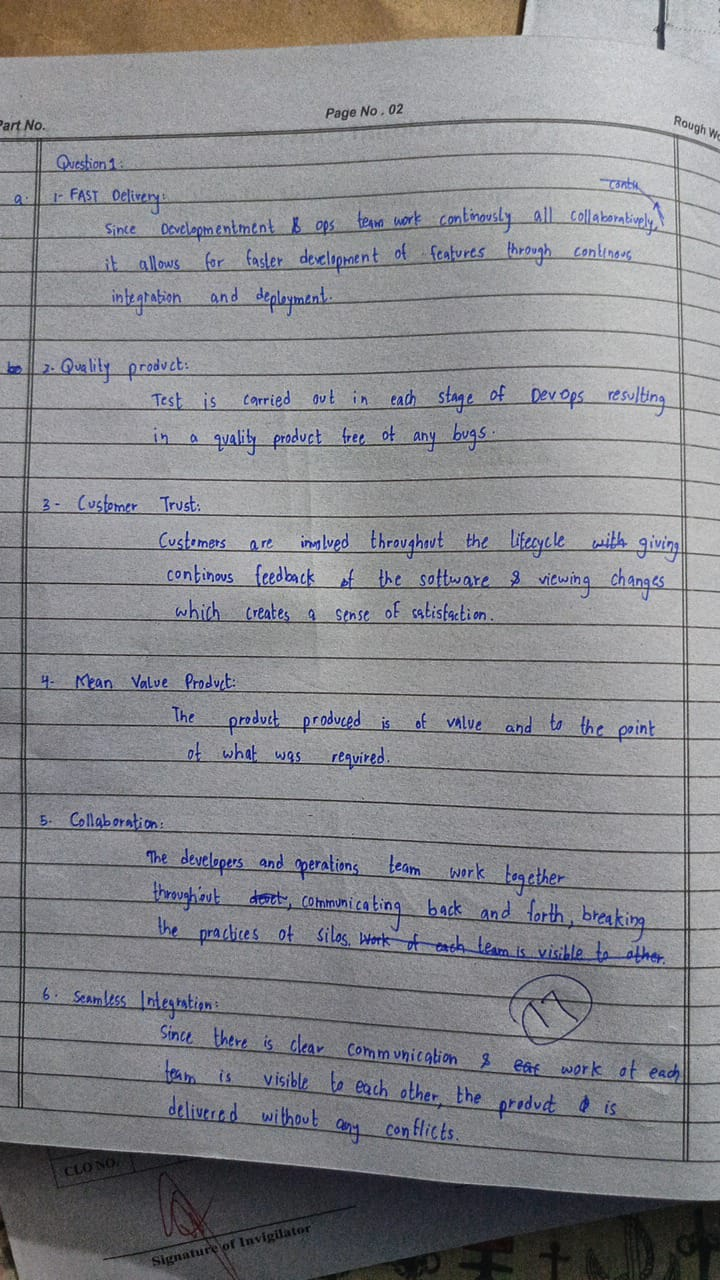
#> input picture mid2/Testq1.jpeg, 720 x 1280 px
$ python m.py
#> lines starting #> are read from the running program, lines starting #| are printed output that depends on the picture; after the words box and inside, x2 and y2 are one past the last pixel; in counts of white or black regions, pixels touching at a corner belong together
import cv2
import pytesseract
from pytesseract import Output


# Function to Preprocess the Image for Handwriting
def preprocess_image_for_handwriting(image_path):
    # Load the image
#> called with image_path = './mid2/Testq1.jpeg'
    image = cv2.imread(image_path)
#> image is the input picture: shape (1280, 720, 3); mean B, G, R 140, 135.5, 135.5

    # Convert to grayscale
    gray_image = cv2.cvtColor(image, cv2.COLOR_BGR2GRAY)
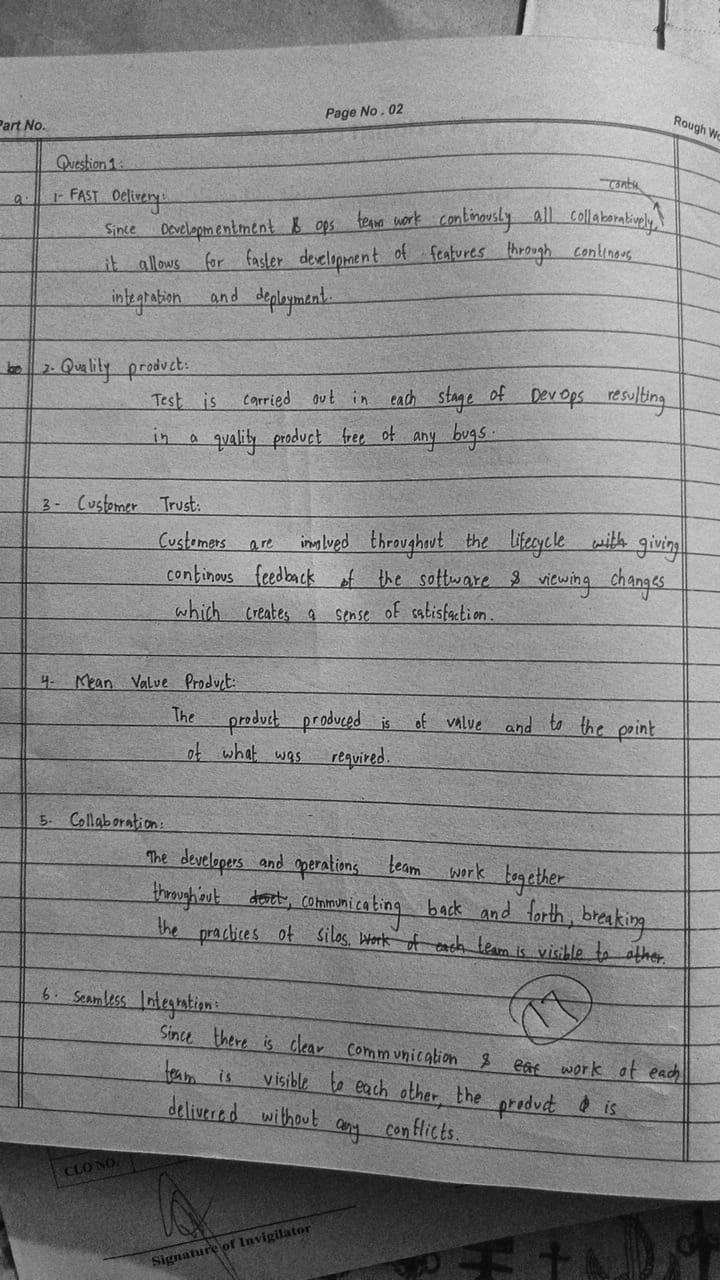
#> gray_image: shape (1280, 720); min 0, max 228, mean 136

    # Denoise the image (helps remove background noise)
    denoised_image = cv2.fastNlMeansDenoising(gray_image, None, 30, 7, 21)
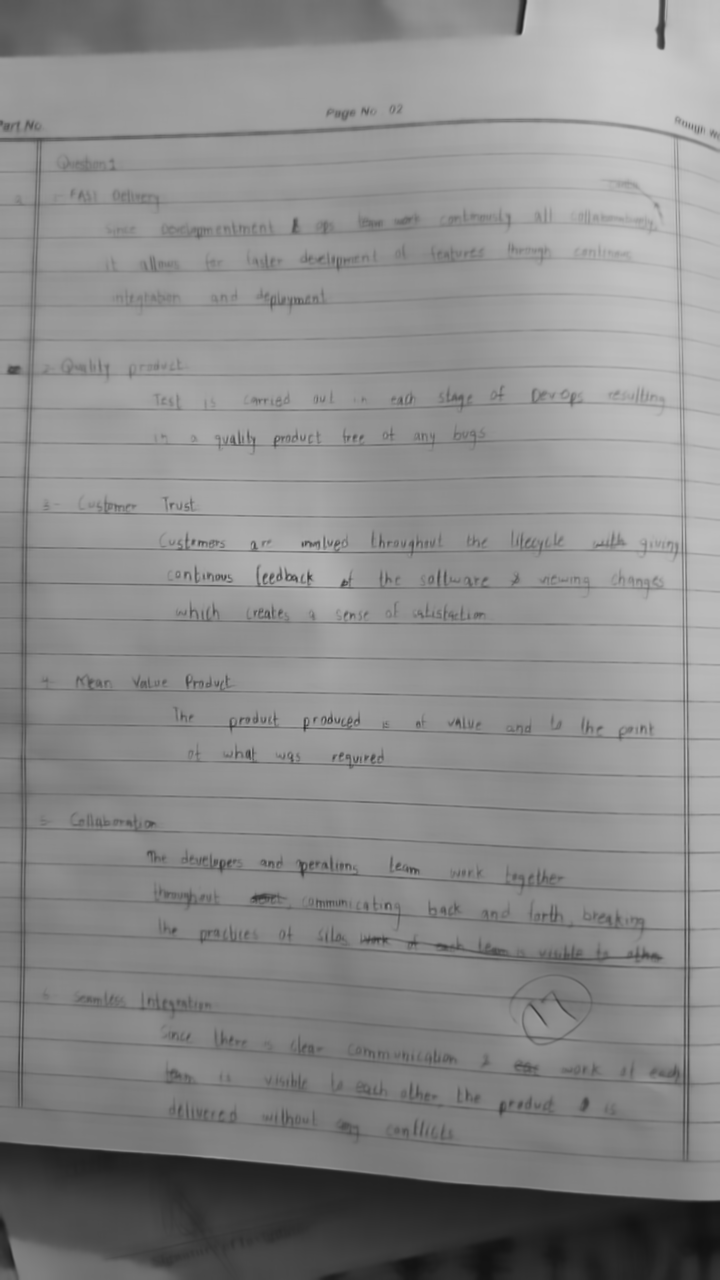
#> denoised_image: shape (1280, 720); min 17, max 203, mean 138.2

    # Adaptive thresholding for better handwriting detection
    processed_image = cv2.adaptiveThreshold(
        denoised_image, 255, cv2.ADAPTIVE_THRESH_GAUSSIAN_C, cv2.THRESH_BINARY, 11, 2
    )
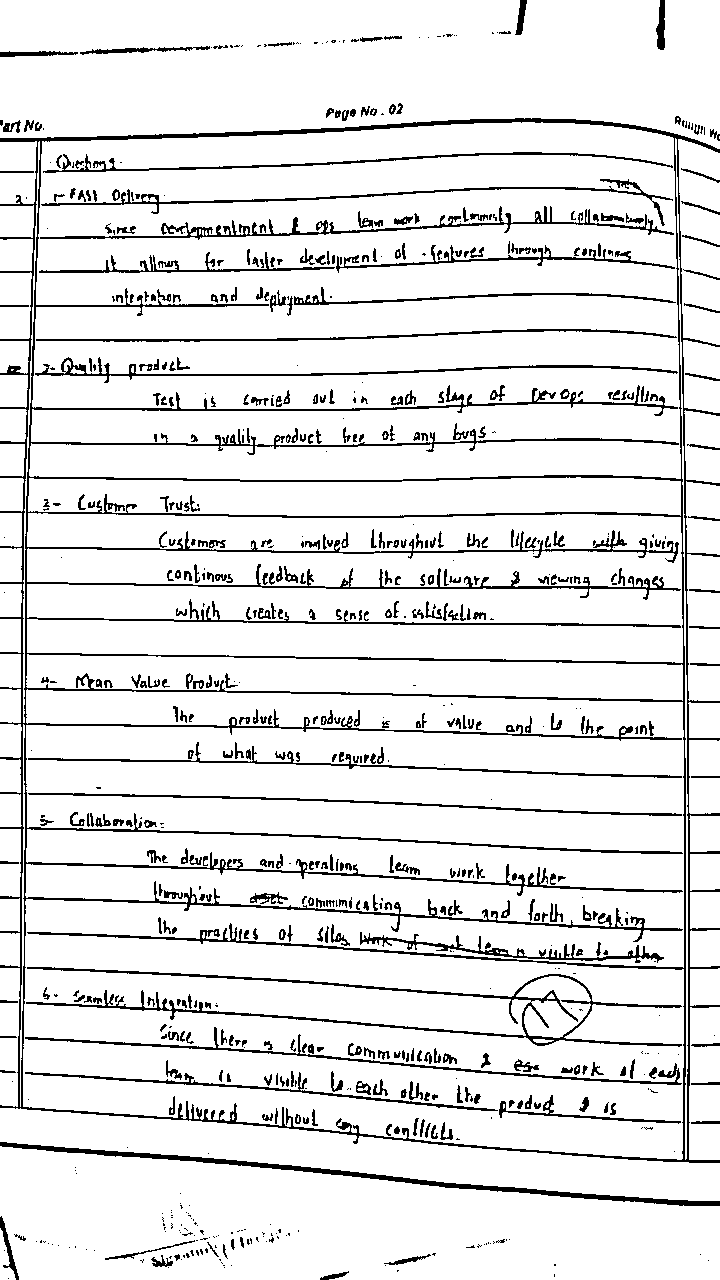
#> processed_image: shape (1280, 720); 90.1% white; black in thin lines or dots

    return processed_image


# Function to Extract Text from Handwriting
def extract_handwritten_text(image_path):
    # Preprocess the image
    processed_image = preprocess_image_for_handwriting(image_path)

    # Perform OCR using Tesseract
#> (the run stopped early here; a loop or call above may not have finished)

$ run again, with mid2/Q1a.jpeg copied over mid2/Testq1.jpeg
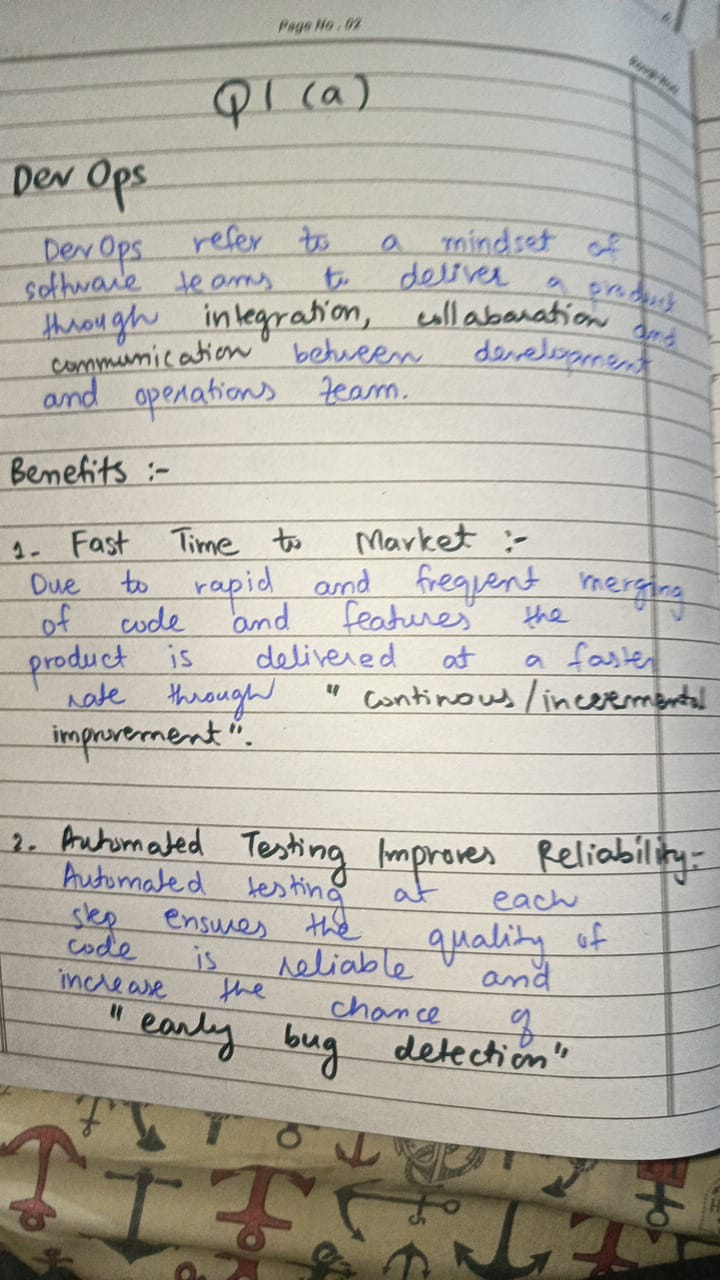
#> input picture mid2/Q1a.jpeg, 720 x 1280 px
#> in preprocess_image_for_handwriting, image is the input picture: shape (1280, 720, 3); mean B, G, R 165.8, 174.8, 178.4
#> in preprocess_image_for_handwriting, `gray_image = cv2.cvtColor(image, cv2.COLOR_BGR2GRAY)`:
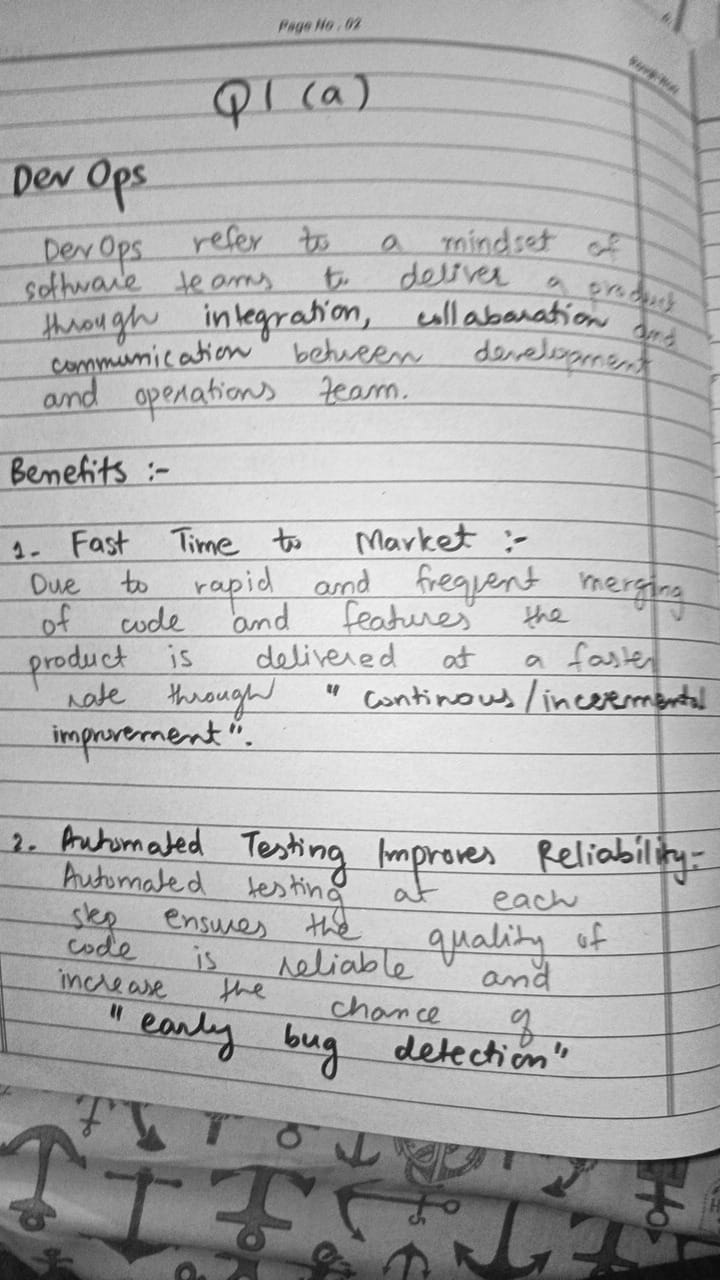
#> gray_image: shape (1280, 720); min 7, max 254, mean 174.8
#> in preprocess_image_for_handwriting, `processed_image = cv2.adaptiveThreshold( denoised_image, 255, cv2.ADAP..`:
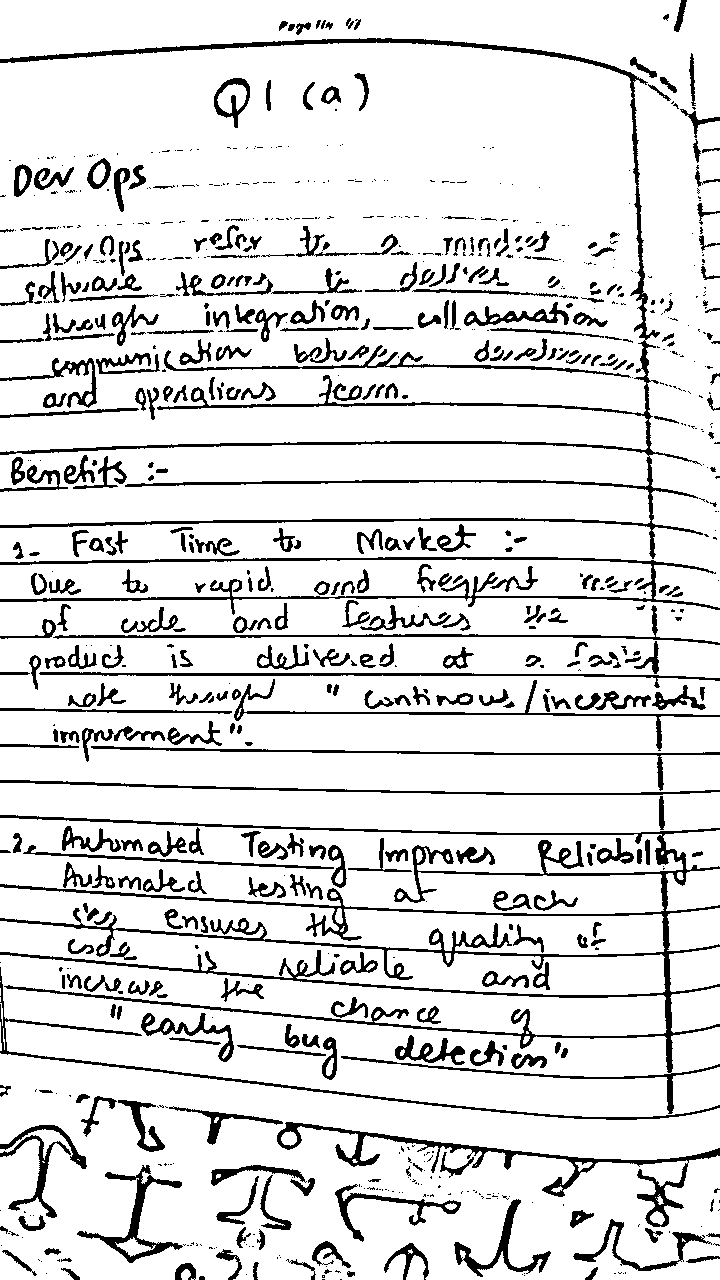
#> processed_image: shape (1280, 720); 87.1% white; 866 black regions (434 under 20 px), largest, box (x1, y1, x2, y2) and area: (0, 815, 720, 1114) 17360, (0, 38, 703, 559) 12122, (0, 557, 720, 615) 4547

$ run again, with mid2/Q1b.jpeg copied over mid2/Testq1.jpeg
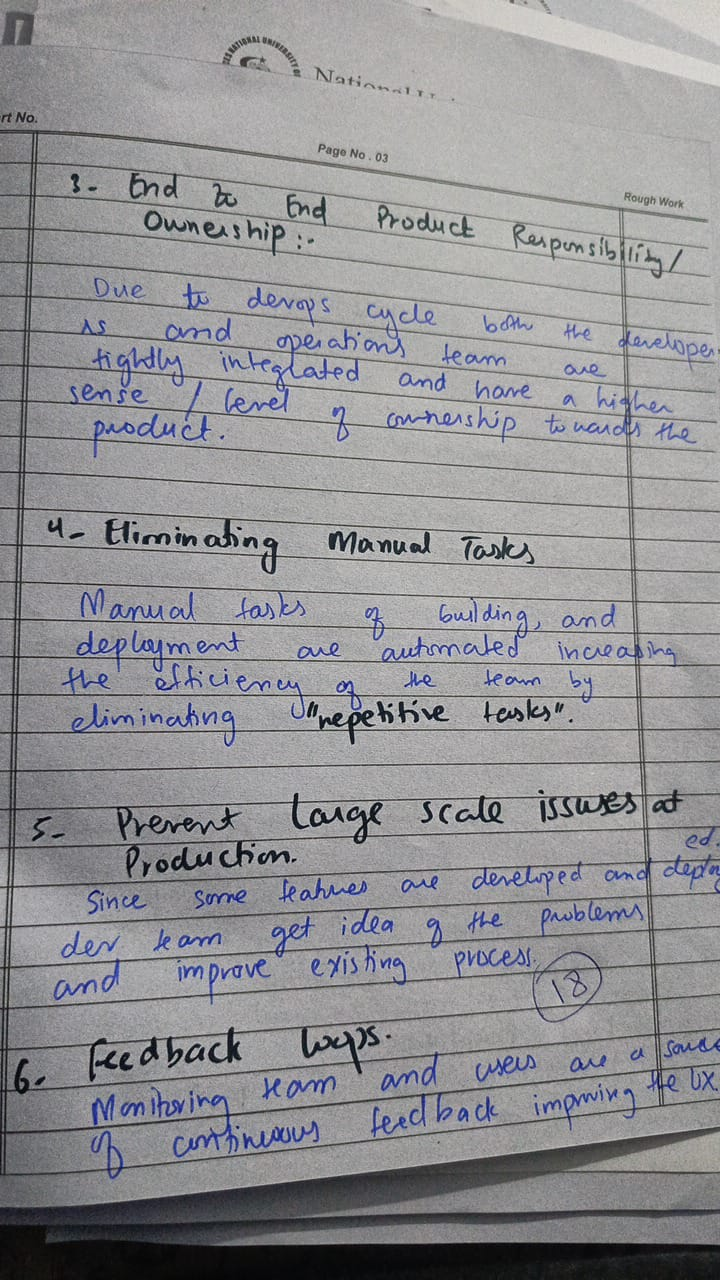
#> input picture mid2/Q1b.jpeg, 720 x 1280 px
#> in preprocess_image_for_handwriting, image is the input picture: shape (1280, 720, 3); mean B, G, R 148.2, 144.9, 145.1
#> in preprocess_image_for_handwriting, `denoised_image = cv2.fastNlMeansDenoising(gray_image, None, 30, 7, 21)`:
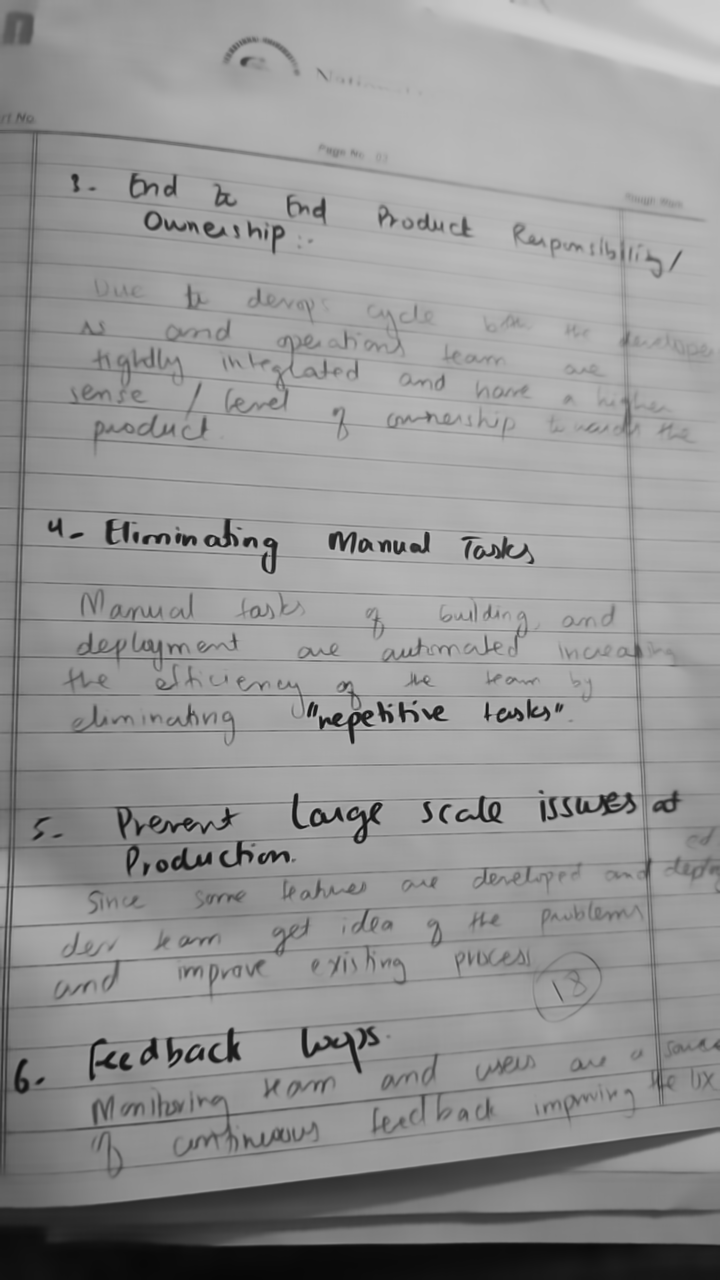
#> denoised_image: shape (1280, 720); min 7, max 211, mean 147.6
#> in preprocess_image_for_handwriting, `processed_image = cv2.adaptiveThreshold( denoised_image, 255, cv2.ADAP..`:
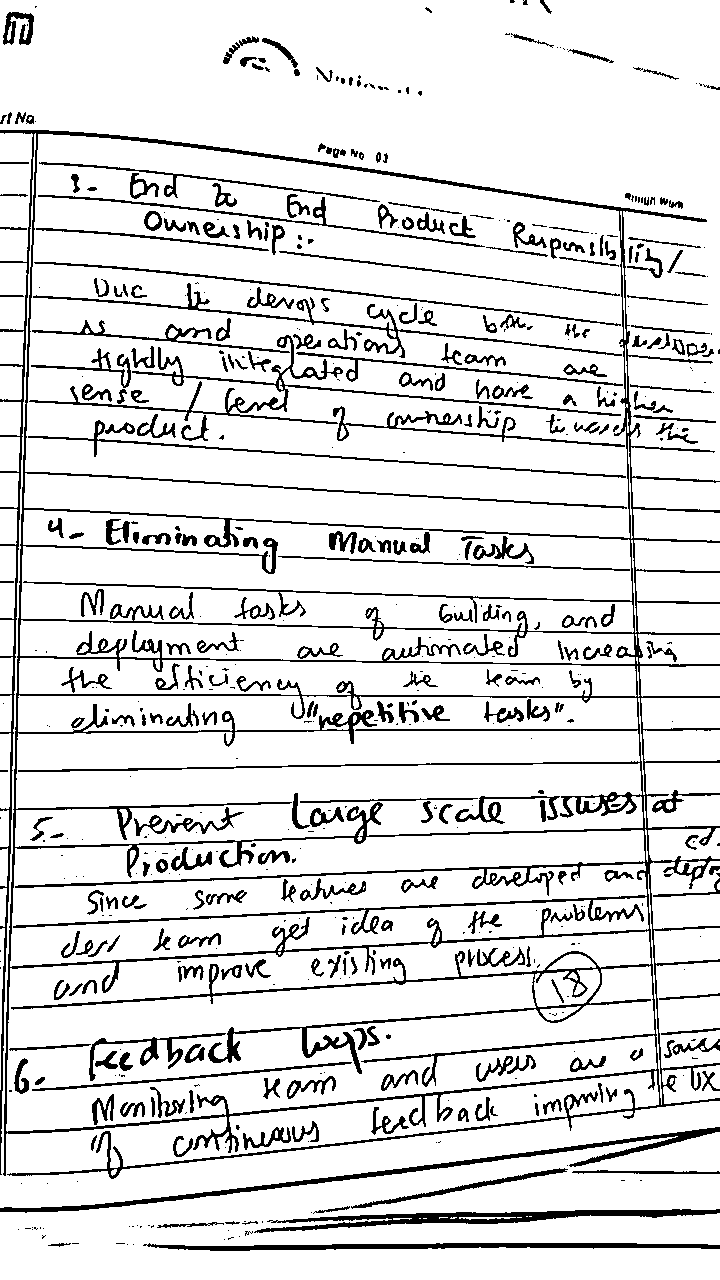
#> processed_image: shape (1280, 720); 87.4% white; 605 black regions (291 under 20 px), largest, box (x1, y1, x2, y2) and area: (0, 130, 720, 1179) 49804, (0, 1127, 720, 1213) 3867, (254, 1209, 720, 1233) 3457
